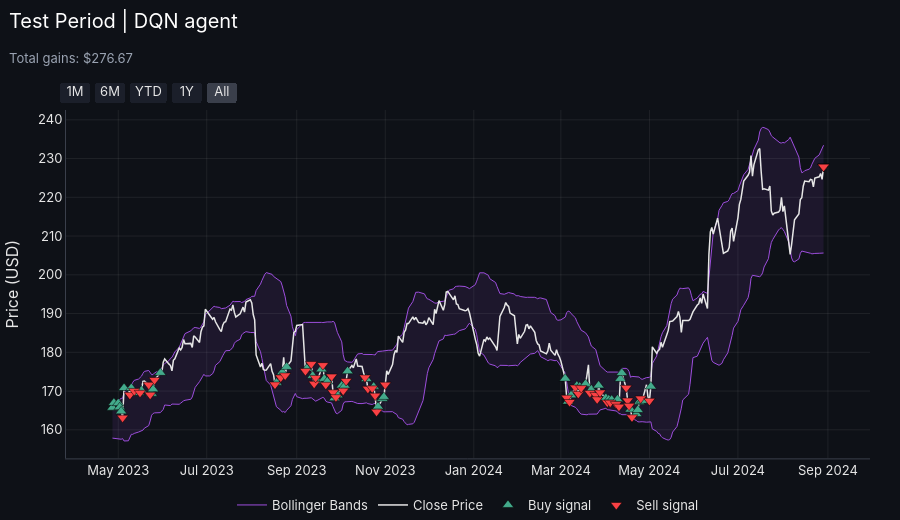
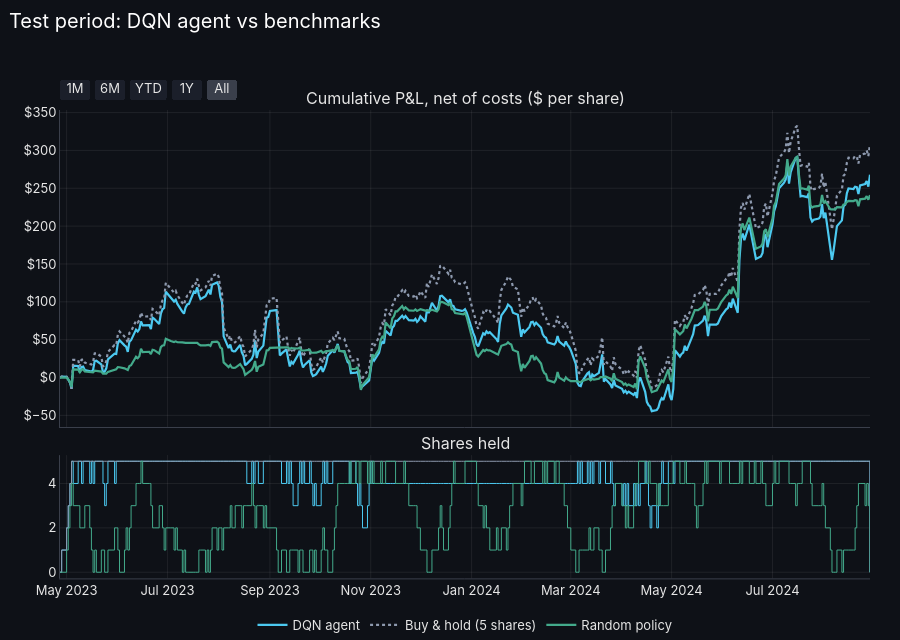
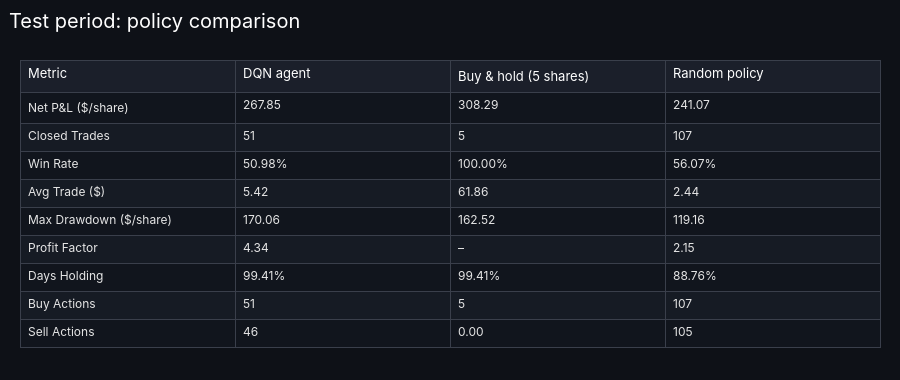

The cell these charts' notebook holds for them, in order:
### Markdown cell above
## 5. Out-of-sample test vs benchmarks (greedy policy, no exploration or learning)

### Code cell
# Out-of-sample test: reload the final model with exploration and learning off, trade the unseen test
# period, and compare with buy-and-hold and a random policy that use the same simulator, costs and cap.
test_prices = test_df['Close'].to_numpy()
test_agent = Agent(state_size=STATE_SIZE, model_path=FINAL_MODEL_PATH, test_mode=True)
test_result = run_episode(test_agent, states_test, test_prices, desc='Test', **RUN_PARAMS)
print_summary(test_result, 'Test period | DQN agent')
plot_behavior(test_df, test_result, 'Test Period | DQN agent')

# Benchmark policies: (step, state, valid actions) -> action
rng = np.random.default_rng(SEED)
benchmarks = {
    f'Buy & hold ({MAX_INVENTORY} shares)': lambda t, s, valid: 1 if 1 in valid else 0,
    'Random policy': lambda t, s, valid: int(rng.choice(valid)),
}
results = {'DQN agent': test_result}
for name, policy in benchmarks.items():
    results[name] = run_episode(None, states_test, test_prices, policy=policy, desc=name, **RUN_PARAMS)

func_lib.policy_comparison_figure(test_df.index, results, title='Test period: DQN agent vs benchmarks').show()
func_lib.stats_table_figure(func_lib.policy_stats_table(results), 'Test period: policy comparison',
                            index_name='Metric', pct_rows=('Win Rate', 'Days Holding')).show()

### Figure 1 — Plotly figure (JSON) as saved in the notebook; plotly's stock layout.template omitted (floating-point values rounded to 4 significant figures; data arrays with more than 128 entries replaced by an {"elided": "..."} marker saying what was removed)
{"data": [{"legendgroup": "bb", "line": {"color": "#9D4EDD", "width": 1}, "mode": "lines", "name": "Bollinger Bands", "type": "scatter", "x": {"elided": "338 str values"}, "y": {"elided": "338 float values"}}, {"fill": "tonexty", "fillcolor": "rgba(157,78,221,0.1)", "hoverinfo": "skip", "legendgroup": "bb", "line": {"color": "#9D4EDD", "width": 1}, "mode": "lines", "showlegend": false, "type": "scatter", "x": {"elided": "338 str values"}, "y": {"elided": "338 float values"}}, {"line": {"color": "#e6e6e6", "width": 1.5}, "mode": "lines", "name": "Close Price", "type": "scatter", "x": {"elided": "338 str values"}, "y": {"elided": "338 float values"}}, {"marker": {"color": "#43AA8B", "line": {"color": "black", "width": 0.5}, "size": 10, "symbol": "triangle-up"}, "mode": "markers", "name": "Buy signal", "type": "scatter", "x": ["2023-04-27T00:00:00.000000", "2023-04-28T00:00:00.000000", "2023-05-01T00:00:00.000000", "2023-05-02T00:00:00.000000", "2023-05-03T00:00:00.000000", "2023-05-05T00:00:00.000000", "2023-05-10T00:00:00.000000", "2023-05-15T00:00:00.000000", "2023-05-17T00:00:00.000000", "2023-05-24T00:00:00.000000", "2023-05-25T00:00:00.000000", "2023-05-30T00:00:00.000000", "2023-08-18T00:00:00.000000", "2023-08-22T00:00:00.000000", "2023-08-25T00:00:00.000000", "2023-09-08T00:00:00.000000", "2023-09-12T00:00:00.000000", "2023-09-15T00:00:00.000000", "2023-09-18T00:00:00.000000", "2023-09-20T00:00:00.000000", "2023-09-22T00:00:00.000000", "2023-09-27T00:00:00.000000", "2023-09-29T00:00:00.000000", "2023-10-02T00:00:00.000000", "2023-10-04T00:00:00.000000", "2023-10-06T00:00:00.000000", "2023-10-19T00:00:00.000000", "2023-10-24T00:00:00.000000", "2023-10-27T00:00:00.000000", "2023-10-30T00:00:00.000000", "2023-10-31T00:00:00.000000", "2024-03-04T00:00:00.000000", "2024-03-06T00:00:00.000000", "2024-03-08T00:00:00.000000", "2024-03-12T00:00:00.000000", "2024-03-14T00:00:00.000000", "2024-03-18T00:00:00.000000", "2024-03-22T00:00:00.000000", "2024-03-27T00:00:00.000000", "2024-04-01T00:00:00.000000", "2024-04-03T00:00:00.000000", "2024-04-05T00:00:00.000000", "2024-04-09T00:00:00.000000", "2024-04-11T00:00:00.000000", "2024-04-12T00:00:00.000000", "2024-04-18T00:00:00.000000", "2024-04-22T00:00:00.000000", "2024-04-23T00:00:00.000000", "2024-04-24T00:00:00.000000", "2024-04-26T00:00:00.000000", "2024-05-02T00:00:00.000000"], "y": [165.7, 167.0, 166.9, 165.8, 164.8, 170.8, 170.8, 169.5, 170.2, 169.3, 170.5, 174.7, 172.2, 174.9, 176.2, 175.8, 173.9, 172.7, 175.6, 173.1, 172.5, 168.2, 168.9, 171.4, 171.3, 175.1, 173.1, 171.1, 166.0, 168.0, 168.5, 173.2, 167.3, 168.9, 171.4, 171.1, 171.8, 170.4, 171.4, 168.2, 167.8, 167.8, 167.8, 173.2, 174.6, 165.2, 164.1, 165.1, 167.2, 167.5, 171.2]}, {"marker": {"color": "#F94144", "line": {"color": "black", "width": 0.5}, "size": 10, "symbol": "triangle-down"}, "mode": "markers", "name": "Sell signal", "type": "scatter", "x": ["2023-05-04T00:00:00.000000", "2023-05-09T00:00:00.000000", "2023-05-12T00:00:00.000000", "2023-05-16T00:00:00.000000", "2023-05-22T00:00:00.000000", "2023-05-23T00:00:00.000000", "2023-05-26T00:00:00.000000", "2023-08-17T00:00:00.000000", "2023-08-21T00:00:00.000000", "2023-08-24T00:00:00.000000", "2023-09-07T00:00:00.000000", "2023-09-11T00:00:00.000000", "2023-09-13T00:00:00.000000", "2023-09-14T00:00:00.000000", "2023-09-19T00:00:00.000000", "2023-09-21T00:00:00.000000", "2023-09-25T00:00:00.000000", "2023-09-26T00:00:00.000000", "2023-09-28T00:00:00.000000", "2023-10-03T00:00:00.000000", "2023-10-05T00:00:00.000000", "2023-10-18T00:00:00.000000", "2023-10-20T00:00:00.000000", "2023-10-23T00:00:00.000000", "2023-10-25T00:00:00.000000", "2023-10-26T00:00:00.000000", "2023-11-01T00:00:00.000000", "2024-03-05T00:00:00.000000", "2024-03-07T00:00:00.000000", "2024-03-11T00:00:00.000000", "2024-03-13T00:00:00.000000", "2024-03-15T00:00:00.000000", "2024-03-21T00:00:00.000000", "2024-03-25T00:00:00.000000", "2024-03-26T00:00:00.000000", "2024-03-28T00:00:00.000000", "2024-04-02T00:00:00.000000", "2024-04-04T00:00:00.000000", "2024-04-08T00:00:00.000000", "2024-04-10T00:00:00.000000", "2024-04-15T00:00:00.000000", "2024-04-16T00:00:00.000000", "2024-04-17T00:00:00.000000", "2024-04-19T00:00:00.000000", "2024-04-25T00:00:00.000000", "2024-05-01T00:00:00.000000", "2024-08-29T00:00:00.000000", "2024-08-29T00:00:00.000000", "2024-08-29T00:00:00.000000", "2024-08-29T00:00:00.000000", "2024-08-29T00:00:00.000000"], "y": [163.1, 169.0, 170.0, 169.5, 171.6, 169.0, 172.9, 171.7, 173.5, 174.0, 175.2, 177.0, 171.9, 173.4, 176.7, 171.6, 173.7, 169.7, 168.4, 170.1, 172.6, 173.5, 170.6, 170.7, 168.8, 164.7, 171.6, 168.3, 167.2, 170.9, 169.3, 170.8, 169.5, 169.0, 167.9, 169.6, 167.0, 167.0, 166.6, 166.0, 170.8, 167.6, 166.2, 163.2, 168.1, 167.5, 227.9, 227.9, 227.9, 227.9, 227.9]}], "layout": {"height": 520, "title": {"subtitle": {"text": "Total gains: $276.67"}, "text": "Test Period | DQN agent"}, "xaxis": {"rangeselector": {"activecolor": "#3a3f4b", "bgcolor": "#1b1f2a", "buttons": [{"count": 1, "label": "1M", "step": "month", "stepmode": "backward"}, {"count": 6, "label": "6M", "step": "month", "stepmode": "backward"}, {"count": 1, "label": "YTD", "step": "year", "stepmode": "todate"}, {"count": 1, "label": "1Y", "step": "year", "stepmode": "backward"}, {"label": "All", "step": "all"}], "font": {"color": "#e6e6e6"}, "x": 0, "xanchor": "left", "y": 1.02, "yanchor": "bottom"}}, "yaxis": {"title": {"text": "Price (USD)"}}}}

### Figure 2 — Plotly figure (JSON) as saved in the notebook; plotly's stock layout.template omitted (floating-point values rounded to 4 significant figures; data arrays with more than 128 entries replaced by an {"elided": "..."} marker saying what was removed)
{"data": [{"legendgroup": "DQN agent", "line": {"color": "#4CC9F0", "dash": "solid", "width": 2.2}, "name": "DQN agent", "type": "scatter", "x": {"elided": "338 str values"}, "xaxis": "x", "y": {"elided": "338 float values"}, "yaxis": "y"}, {"legendgroup": "DQN agent", "line": {"color": "#4CC9F0", "shape": "hv", "width": 1}, "name": "DQN agent", "showlegend": false, "type": "scatter", "x": {"elided": "338 str values"}, "xaxis": "x2", "y": {"elided": "338 int values"}, "yaxis": "y2"}, {"legendgroup": "Buy & hold (5 shares)", "line": {"color": "#8d99ae", "dash": "dot", "width": 2.2}, "name": "Buy & hold (5 shares)", "type": "scatter", "x": {"elided": "338 str values"}, "xaxis": "x", "y": {"elided": "338 float values"}, "yaxis": "y"}, {"legendgroup": "Buy & hold (5 shares)", "line": {"color": "#8d99ae", "shape": "hv", "width": 1}, "name": "Buy & hold (5 shares)", "showlegend": false, "type": "scatter", "x": {"elided": "338 str values"}, "xaxis": "x2", "y": {"elided": "338 int values"}, "yaxis": "y2"}, {"legendgroup": "Random policy", "line": {"color": "#43AA8B", "dash": "solid", "width": 2.2}, "name": "Random policy", "type": "scatter", "x": {"elided": "338 str values"}, "xaxis": "x", "y": {"elided": "338 float values"}, "yaxis": "y"}, {"legendgroup": "Random policy", "line": {"color": "#43AA8B", "shape": "hv", "width": 1}, "name": "Random policy", "showlegend": false, "type": "scatter", "x": {"elided": "338 str values"}, "xaxis": "x2", "y": {"elided": "338 int values"}, "yaxis": "y2"}], "layout": {"annotations": [{"font": {"size": 16}, "showarrow": false, "text": "Cumulative P&L, net of costs ($ per share)", "x": 0.5, "xanchor": "center", "xref": "paper", "y": 1.0, "yanchor": "bottom", "yref": "paper"}, {"font": {"size": 16}, "showarrow": false, "text": "Shares held", "x": 0.5, "xanchor": "center", "xref": "paper", "y": 0.2632, "yanchor": "bottom", "yref": "paper"}], "height": 640, "title": {"text": "Test period: DQN agent vs benchmarks"}, "xaxis": {"anchor": "y", "domain": [0.0, 1.0], "matches": "x2", "rangeselector": {"activecolor": "#3a3f4b", "bgcolor": "#1b1f2a", "buttons": [{"count": 1, "label": "1M", "step": "month", "stepmode": "backward"}, {"count": 6, "label": "6M", "step": "month", "stepmode": "backward"}, {"count": 1, "label": "YTD", "step": "year", "stepmode": "todate"}, {"count": 1, "label": "1Y", "step": "year", "stepmode": "backward"}, {"label": "All", "step": "all"}], "font": {"color": "#e6e6e6"}, "x": 0, "xanchor": "left", "y": 1.02, "yanchor": "bottom"}, "showticklabels": false}, "xaxis2": {"anchor": "y2", "domain": [0.0, 1.0]}, "yaxis": {"anchor": "x", "domain": [0.3232, 1.0], "tickprefix": "$"}, "yaxis2": {"anchor": "x2", "domain": [0.0, 0.2632]}}}

### Figure 3 — Plotly figure (JSON) as saved in the notebook; plotly's stock layout.template omitted (floating-point values rounded to 4 significant figures)
{"data": [{"cells": {"align": "left", "fill": {"color": [["#11151d", "#161b24", "#11151d", "#161b24", "#11151d", "#161b24", "#11151d", "#161b24", "#11151d"], ["#11151d", "#161b24", "#11151d", "#161b24", "#11151d", "#161b24", "#11151d", "#161b24", "#11151d"], ["#11151d", "#161b24", "#11151d", "#161b24", "#11151d", "#161b24", "#11151d", "#161b24", "#11151d"], ["#11151d", "#161b24", "#11151d", "#161b24", "#11151d", "#161b24", "#11151d", "#161b24", "#11151d"]]}, "font": {"color": "#e6e6e6", "size": 12}, "height": 28, "line": {"color": "#3a3f4b"}, "values": [["Net P&L ($/share)", "Closed Trades", "Win Rate", "Avg Trade ($)", "Max Drawdown ($/share)", "Profit Factor", "Days Holding", "Buy Actions", "Sell Actions"], ["267.85", "51", "50.98%", "5.42", "170.06", "4.34", "99.41%", "51", "46"], ["308.29", "5", "100.00%", "61.86", "162.52", "–", "99.41%", "5", "0.00"], ["241.07", "107", "56.07%", "2.44", "119.16", "2.15", "88.76%", "107", "105"]]}, "header": {"align": "left", "fill": {"color": "#1b1f2a"}, "font": {"color": "white", "size": 13}, "height": 32, "line": {"color": "#3a3f4b"}, "values": ["Metric", "DQN agent", "Buy & hold (5 shares)", "Random policy"]}, "type": "table"}], "layout": {"height": 380, "margin": {"b": 10, "l": 20, "r": 20, "t": 60}, "title": {"text": "Test period: policy comparison"}}}
